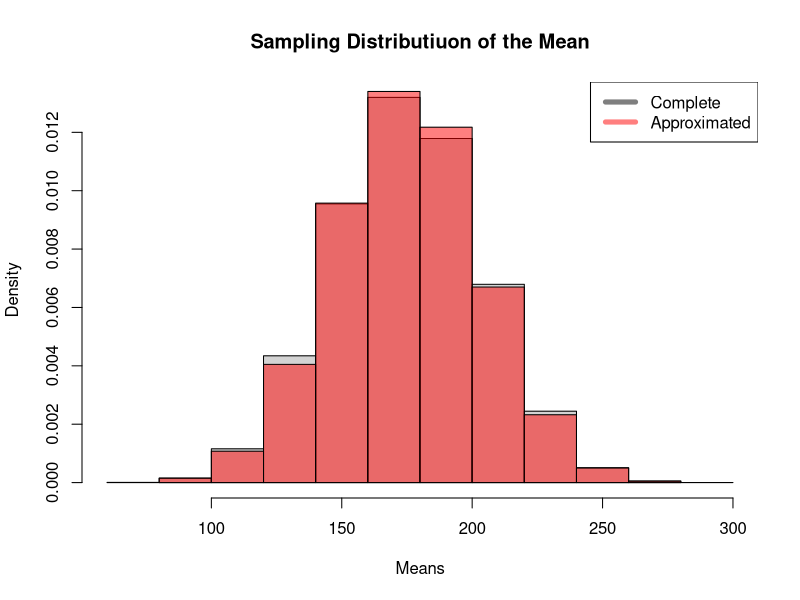
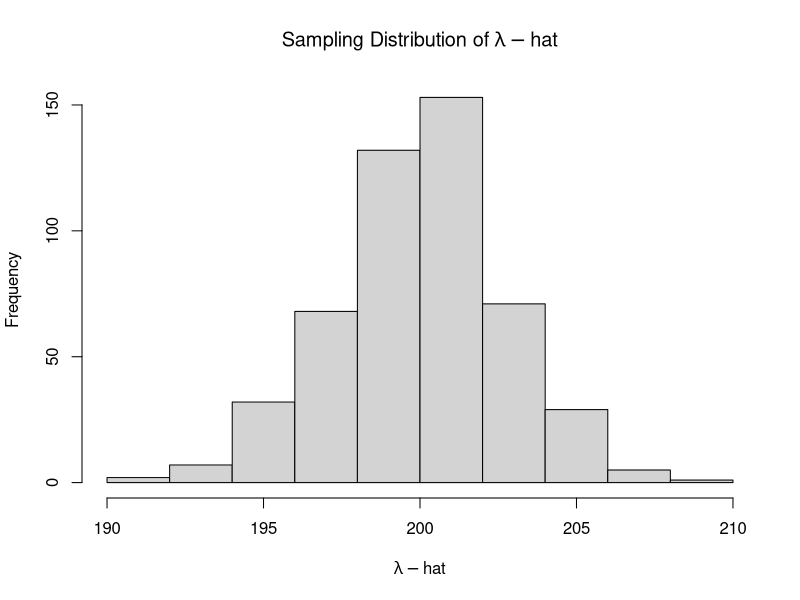
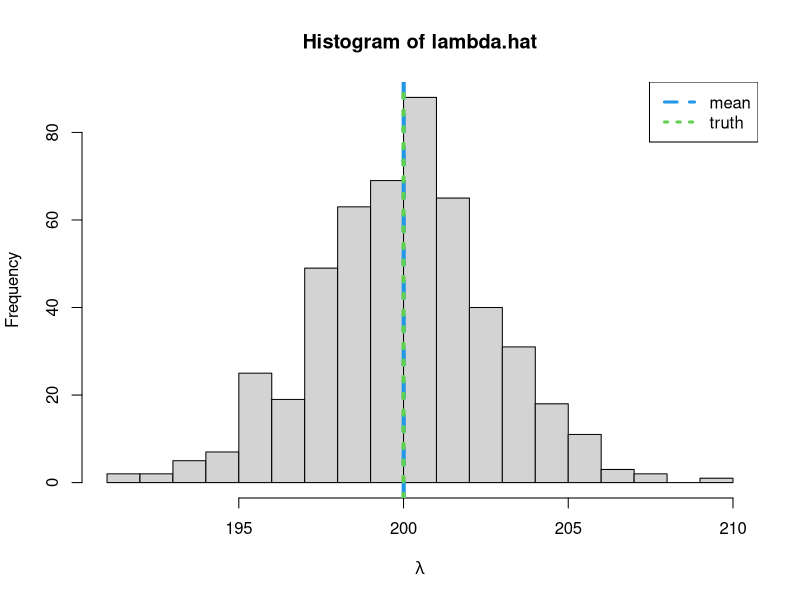

R code for these plots, in order:
## ----design.sim, echo=TRUE, eval=TRUE-----------------------------------------------------------------------------------
#random discrete uniform sampler
rdu<-function(n,lower,upper){sample(lower:upper,n,replace=T)}

mat = matrix(rdu(25, 
                 lower = 0, 
                 upper = 400
                 ),
             nrow=5, ncol=5
             )
mat


## ----design.sim2, echo=TRUE, eval=TRUE----------------------------------------------------------------------------------
  n = 10
  y = sample(
             c(mat),
             10, 
             replace = TRUE
             )
  y


## ----design.sim4, echo=TRUE, eval=TRUE----------------------------------------------------------------------------------
  mean(y)



## ----sampling dist, eval=TRUE, echo=TRUE--------------------------------------------------------------------------------
# How many ways can we uniquely sample 10 things from 25
combs = function(n, x) {
  factorial(n) / factorial(n-x) / factorial(x)
}

combs(25, 10)


## ----sampling dist2, eval=TRUE, echo=TRUE, cache=TRUE-------------------------------------------------------------------
  set.seed(5435)
  all.combs = utils::combn(c(mat), 10)
  dim(all.combs)
  mean.all.combs = apply(all.combs,2,mean)


## ----sampling dist3, eval=TRUE, echo=TRUE, cache=TRUE-------------------------------------------------------------------
  set.seed(5435)
  sim.sampling.dist=replicate(2000,
                              sample(c(mat),10)
                              )
  dim(sim.sampling.dist)
  mean.samples = apply(sim.sampling.dist,2,mean)


## ----sampling dist4, eval=TRUE, echo=FALSE------------------------------------------------------------------------------
  hist(mean.all.combs,
       freq=FALSE, 
       main="Sampling Distributiuon of the Mean",
       breaks=10,
       xlab="Means"
       )
  hist(mean.samples,
       add=TRUE,
       freq=FALSE,
       col=grDevices::adjustcolor("red", alpha.f=0.5),
       breaks=10
       )
  legend("topright",lwd=5,col=c(grDevices::adjustcolor("black", alpha.f=0.5),grDevices::adjustcolor("red", alpha.f=0.5)),legend = c("Complete", "Approximated"))


## ----model.sim, echo=TRUE, eval=TRUE------------------------------------------------------------------------------------
#Create a function, to be replicated
  lambda=200
  n.sim=500
  mat.fn = function(lambda){matrix(rpois(25, lambda=lambda),
                               nrow=5, ncol=5
                               )
  }


## ----model.sim2, echo=TRUE, eval=TRUE-----------------------------------------------------------------------------------
# repeat the function n.sim times
  list.mat = replicate(n.sim, 
                       mat.fn(lambda), 
                       simplify=FALSE
                       )
  length(list.mat)


## ----model.sim3, echo=TRUE, eval=TRUE-----------------------------------------------------------------------------------
#One realization
  list.mat[[1]]


# Sample mean for the first realization
  mean(list.mat[[1]])


## ----model.sim4, echo=TRUE, eval=TRUE-----------------------------------------------------------------------------------
lambda.hat = unlist(lapply(list.mat,FUN=mean))


## ----model.sim5, echo=FALSE, eval=TRUE----------------------------------------------------------------------------------
hist(lambda.hat,
     xlab=bquote(lambda-hat),
     main=bquote("Sampling Distribution of"~lambda-hat)
     )


## ----bias22,eval=TRUE, echo=TRUE----------------------------------------------------------------------------------------
# Bias
  mean(lambda.hat) - lambda

# relative bias
  (mean(lambda.hat) - lambda)/lambda


## ----bias3,eval=TRUE, echo=FALSE----------------------------------------------------------------------------------------
  hist(lambda.hat,xlab=bquote(lambda), breaks=20)
  abline(v=mean(lambda.hat),lwd=4,col=4,lty=2)
  abline(v=lambda,lwd=4,col=3,lty=3)
  legend("topright",legend=c("mean","truth"),lwd=3,col=c(4,3),lty=c(2,3))


## ----bias4,eval=TRUE, echo=TRUE-----------------------------------------------------------------------------------------
  diff = 0.025*lambda
  diff
  lower = lambda-diff
  upper = lambda+diff

  index = which(lambda.hat>=lower & lambda.hat <= upper)

#Probability of getting a mean within 5% of the truth
  length(index)/n.sim

